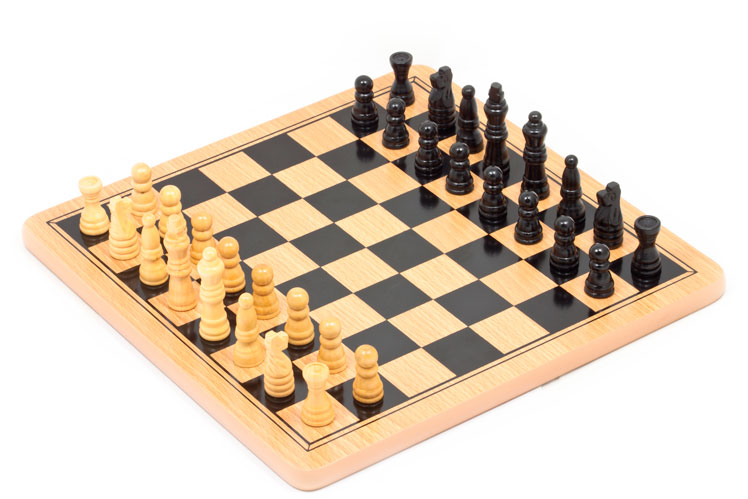
#> input picture ClaseJueves15102020/Esquinas/ajedrez_real.jpg, 748 x 499 px
$ jupyter execute ajedrez_vida_real.ipynb
#> lines starting #> are read from the running program, lines starting #| are printed output that depends on the picture; after the words box and inside, x2 and y2 are one past the last pixel; in counts of white or black regions, pixels touching at a corner belong together
[cell 1]
import numpy as np
import matplotlib.pyplot as plt
import cv2

[cell 2]
ajedrez = cv2.imread('ajedrez_real.jpg')
#> ajedrez is the input picture: shape (499, 748, 3); mean B, G, R 192.9, 209.4, 223.2

[cell 3]
plt.imshow(ajedrez)

[cell 4]
ajedrez_gris = cv2.cvtColor(ajedrez, cv2.COLOR_BGR2GRAY)
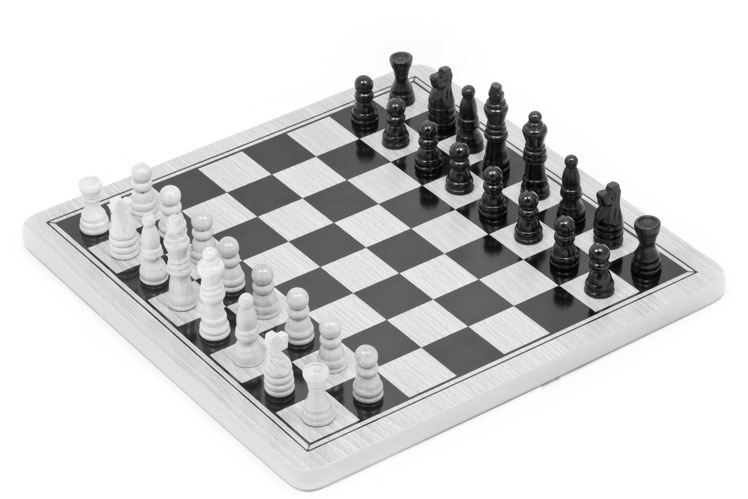
#> ajedrez_gris: shape (499, 748); min 0, max 255, mean 211.6

[cell 5]
plt.imshow(ajedrez_gris, cmap='gray')

[cell 6]
esquinas = cv2.goodFeaturesToTrack(ajedrez_gris, 5, 0.01, 4)
#> esquinas = [[638, 291], [420, 185], [490, 234], [357, 138], [557, 285]]

[cell 7]
esquinas = np.int0(esquinas)

[cell 8]
esquinas
#> Out has the same summary as esquinas

[cell 9]
for i in esquinas:
    x, y = i.ravel()
    #circulo cv2.circle(image, center_coordinates, radius, color, thickness)
    #
    cv2.circle(ajedrez, (x,y), 4, color=(0,255,255), thickness=8)
#> this loop made 5 passes
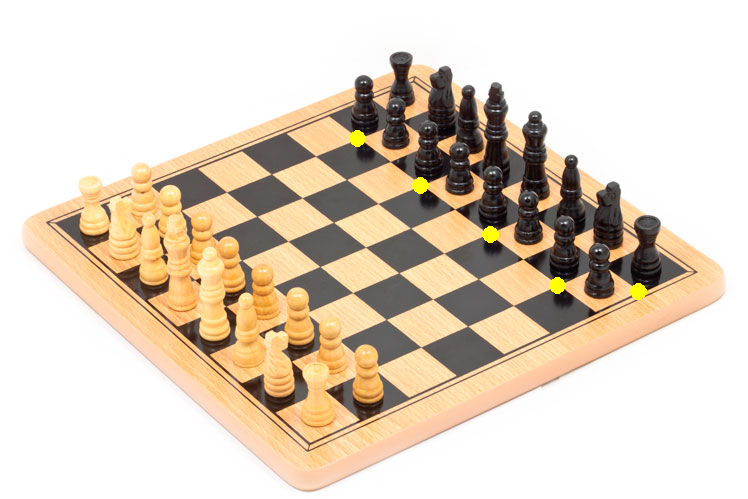
#> ajedrez: shape (499, 748, 3); 0.29% of pixels changed, all inside (x1, y1, x2, y2) = (349, 130, 647, 300)

$ run again, with ClaseJueves15102020/Esquinas/tablero-ajedrez.png saved as ClaseJueves15102020/Esquinas/ajedrez_real.jpg
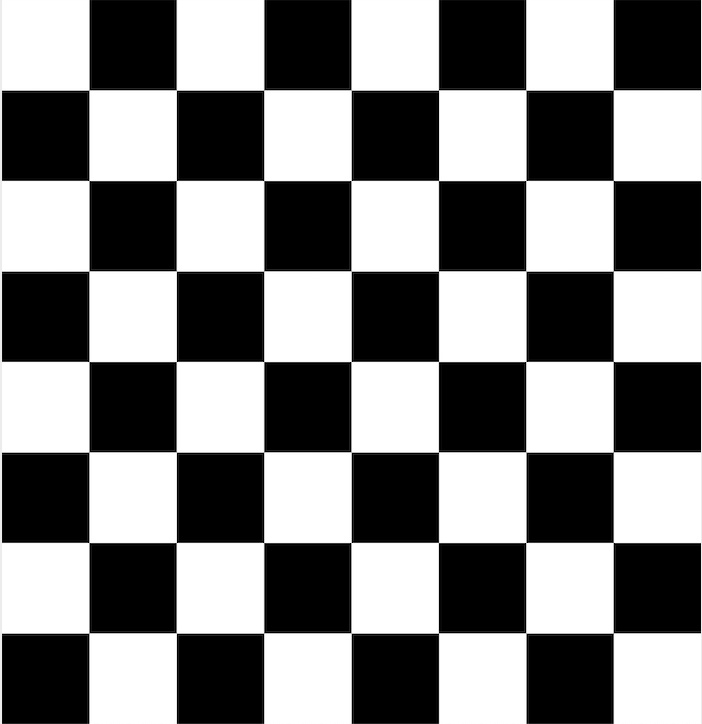
#> input picture ClaseJueves15102020/Esquinas/tablero-ajedrez.png, 702 x 724 px
#> ajedrez is the input picture: shape (724, 702, 3); min 0, max 255, mean 129.3
#> esquinas = [[177, 542], [177, 180], [177, 361], [438, 180], [525, 543]]
#> Out has the same summary as esquinas
#> the loop `for i in esquinas:` made 5 passes
#> after the loop `for i in esquinas:`:
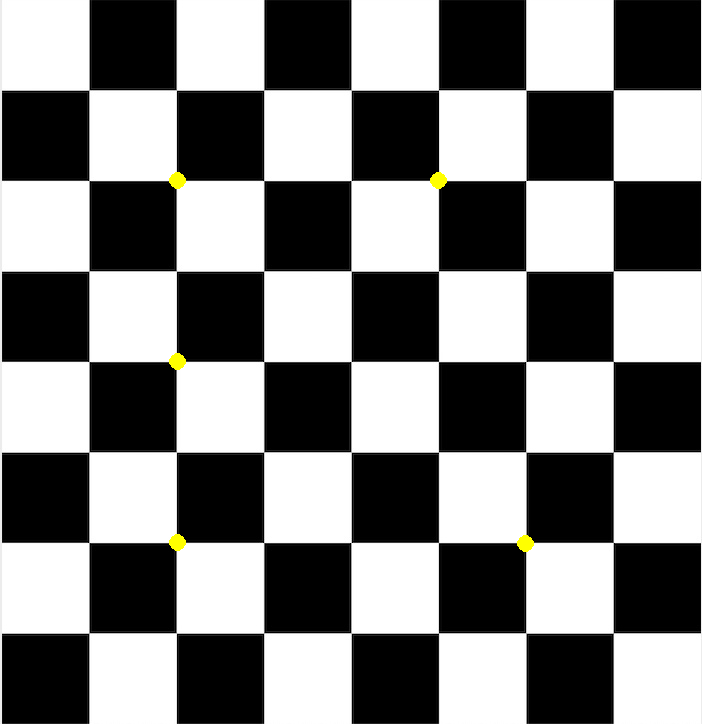
#> ajedrez: shape (724, 702, 3); 0.21% of pixels changed, all inside (x1, y1, x2, y2) = (169, 172, 534, 552)
